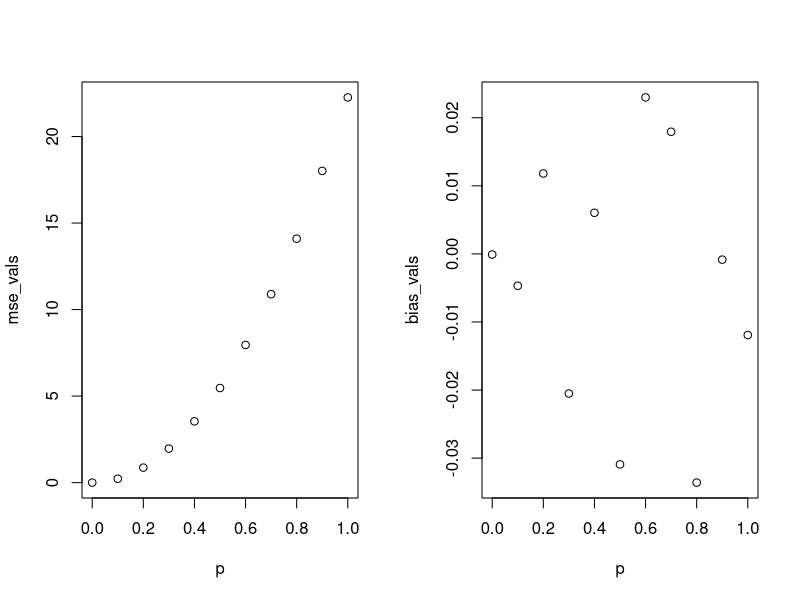
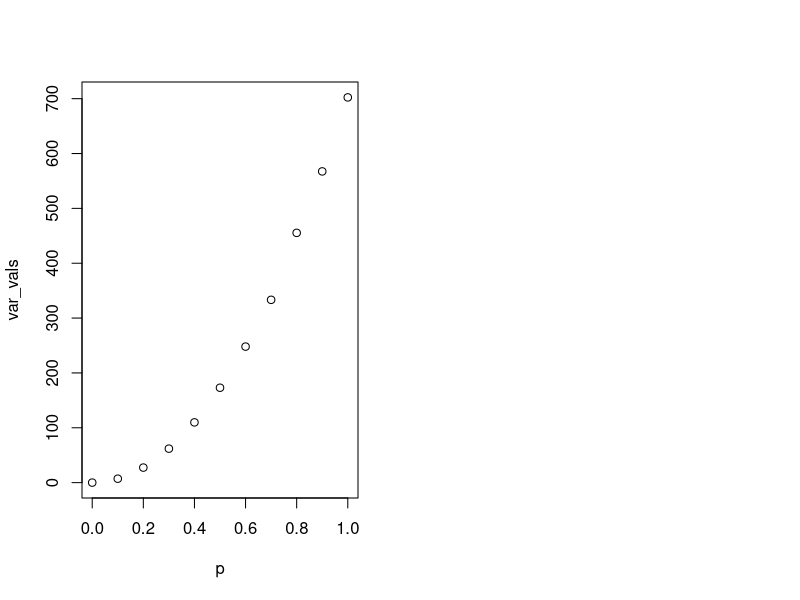

Write R code to recreate these figures, in order.
## ---- chunk 1
CovProb <- function(n, mu=2, alp=0.05, dist, ...) {
  argsString <- paste(10000 * n, ..., sep=",")
  rdistText <- parse(text = paste0('r',dist,'(',argsString,')'))
  Xvals = eval(rdistText)
  Xlist <- matrix(Xvals, 10000, n)
  Xbarlist <- rowMeans(Xlist)
  moe <- qnorm(alp/2, lower.tail = FALSE)*apply(Xlist, 1, sd)/sqrt(n)
  CI <- cbind(Xbarlist - moe, Xbarlist + moe)
  is_cover <- apply(CI, 1,function(x) mu > x[1] & mu < x[2])
  mean(is_cover)
}

CovProb(300, mu =2, alp=0.05, 'exp',1/2)
CovProb(300, mu =7.5, alp=0.05, 'unif',5,10)
CovProb(300, mu =1.25, alp=0.05, 'gamma',5,4)
## ---- chunk 2
bias <- function (predicted, actual) {
  return (mean(predicted - actual))
}

mse <- function(predicted, actual) {
    return (mean((actual - predicted)^2))
}

trimmed_row_means <- function (values) {
  values <- t(apply(values,1,  function(x) x[-which.max(x)]))
  values <- t(apply(values,1,  function(x) x[-which.min(x)]))
  
  return(rowMeans(values))
}

num_samples <- 10000

XList <- matrix(rt(15 * num_samples,4), num_samples, 15)

Xbars <- rowMeans(XList)
XbarCaps <- trimmed_row_means(XList)

mse(XbarCaps, Xbars )
bias(XbarCaps, Xbars )
var(XbarCaps)
## ---- chunk 3
p <- seq(0,1,0.1)
mse_vals = vector(length = 11)
bias_vals = vector(length = 11)
var_vals = vector(length = 11)

for(i in 1:length(p)) {
  XList <- matrix((i*rnorm(15 * num_samples)) + ((1 - i)*rnorm(15 * num_samples,0,10)), num_samples, 15)
  
  Xbars <- rowMeans(XList)
  XbarCaps <- trimmed_row_means(XList)

  mse_vals[i] <- mse(XbarCaps, Xbars )
  bias_vals[i] <- bias(XbarCaps, Xbars )
  var_vals[i] <- var(XbarCaps)
  
}
par(mfrow=c(1,2))
plot(p, mse_vals)
plot(p, bias_vals)
plot(p, var_vals)
par(mfrow=c(1,1))

## ---- chunk 4
set.seed(5400)
dat = rpois(20, 5)
## ---- chunk 5
set.seed(5400)
dat <- rpois(20, 5)

x_bar <- mean(dat)

n <- length(dat)

se <- sqrt(x_bar / n)

z_alpha <- qnorm(1 - 0.05 / 2)

lower_bound <- x_bar - z_alpha * se
upper_bound <- x_bar + z_alpha * se

cat("95% Confidence Interval for lambda: [", lower_bound, ", ", upper_bound, "]\n")

## ---- chunk 6
set.seed(5400)
lambda <- 5
n <- 20
num_simulations <- 10^5
coverage_count <- 0

for (i in 1:num_simulations) {
  # Generate a random sample from Poisson distribution
  dat <- rpois(n, lambda)
  
  # Sample mean
  x_bar <- mean(dat)
  
  # Standard error of the sample mean
  se <- sqrt(x_bar / n)
  
  # Calculate the critical value using qnorm for a 95% confidence level
  z_alpha <- qnorm(1 - 0.05 / 2)
  
  # Confidence interval
  lower_bound <- x_bar - z_alpha * se
  upper_bound <- x_bar + z_alpha * se
  
  # Check if the true lambda falls within the confidence interval
  if (lower_bound <= lambda && upper_bound >= lambda) {
    coverage_count <- coverage_count + 1
  }
}

# Estimate the coverage probability
coverage_probability <- coverage_count / num_simulations

cat("Estimated coverage probability of the 95% confidence interval:", coverage_probability, "\n")

## ---- chunk 7
set.seed(123)

# Step 1: Generate sample data
n <- 30  # Sample size
lambda_true <- 5  # True mean
sample_data <- rpois(n, lambda_true)

# Step 2: Calculate the sum s
s <- sum(sample_data)

# Step 3: Calculate degrees of freedom
dof_lower <- 2 * s
dof_upper <- 2 * (s + 1)

# Step 4: Calculate critical values for the Chi-squared distribution
alpha <- 0.05
chi_lower <- qchisq(1 - alpha / 2, dof_lower)
chi_upper <- qchisq(alpha / 2, dof_upper)

# Step 5: Construct the confidence interval
confidence_interval <- c(1 / (2 * n) * chi_lower, 1 / (2 * n) * chi_upper)

# Print results
cat("Exact 95% Confidence Interval for lambda:", confidence_interval, "\n")
## ---- chunk 8
# Set seed for reproducibility
set.seed(123)

# Parameters
n <- 30               # Sample size
lambda_true <- 5     # True mean
replications <- 10^5 # Number of replications

# Initialize a counter for coverage
coverage_count <- 0

# Simulation
for (i in 1:replications) {
  # Step 1: Generate sample data
  sample_data <- rpois(n, lambda_true)
  
  # Step 2: Calculate the sum s
  s <- sum(sample_data)
  
  # Step 3: Calculate degrees of freedom
  dof_lower <- 2 * s
  dof_upper <- 2 * (s + 1)
  
  # Step 4: Calculate critical values for the Chi-squared distribution
  alpha <- 0.05
  chi_lower <- qchisq(1 - alpha / 2, dof_lower)
  chi_upper <- qchisq(alpha / 2, dof_upper)
  
  # Step 5: Construct the confidence interval
  ci_lower <- 1 / (2 * n) * chi_lower
  ci_upper <- 1 / (2 * n) * chi_upper
  
  # Step 6: Check if the true lambda is within the confidence interval
  if (lambda_true >= ci_lower && lambda_true <= ci_upper) {
    coverage_count <- coverage_count + 1
  }
}

# Calculate coverage probability
coverage_probability <- coverage_count / replications

# Print results
cat("Estimated Coverage Probability of the Exact Confidence Interval:", coverage_probability, "\n")

